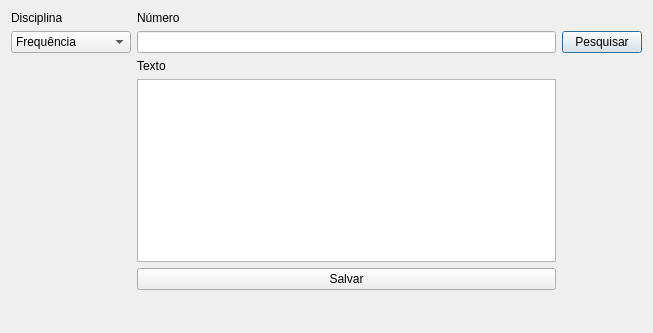
<?xml version="1.0" encoding="UTF-8"?>
<ui version="4.0">
 <class>JanelaAtualizar</class>
 <widget class="QDialog" name="JanelaAtualizar">
  <property name="geometry">
   <rect>
    <x>0</x>
    <y>0</y>
    <width>653</width>
    <height>333</height>
   </rect>
  </property>
  <property name="windowTitle">
   <string>Dialog</string>
  </property>
  <layout class="QGridLayout" name="gridLayout">
   <item row="1" column="2">
    <widget class="QPushButton" name="pushButton_2">
     <property name="text">
      <string>Pesquisar</string>
     </property>
    </widget>
   </item>
   <item row="4" column="1">
    <widget class="QPushButton" name="pushButton">
     <property name="text">
      <string>Salvar</string>
     </property>
    </widget>
   </item>
   <item row="6" column="1">
    <layout class="QVBoxLayout" name="verticalLayout"/>
   </item>
   <item row="1" column="1">
    <widget class="QLineEdit" name="numeroLinha"/>
   </item>
   <item row="3" column="1">
    <widget class="QTextEdit" name="atualText"/>
   </item>
   <item row="2" column="1">
    <widget class="QLabel" name="label_2">
     <property name="text">
      <string>Texto</string>
     </property>
    </widget>
   </item>
   <item row="1" column="0">
    <widget class="QComboBox" name="selecionarBox">
     <item>
      <property name="text">
       <string>Frequência</string>
      </property>
     </item>
     <item>
      <property name="text">
       <string>Social</string>
      </property>
     </item>
     <item>
      <property name="text">
       <string>Atividade</string>
      </property>
     </item>
     <item>
      <property name="text">
       <string>Oral</string>
      </property>
     </item>
     <item>
      <property name="text">
       <string>Português</string>
      </property>
     </item>
     <item>
      <property name="text">
       <string>Arte</string>
      </property>
     </item>
     <item>
      <property name="text">
       <string>Educação Física</string>
      </property>
     </item>
     <item>
      <property name="text">
       <string>Matemática</string>
      </property>
     </item>
     <item>
      <property name="text">
       <string>Ciências</string>
      </property>
     </item>
     <item>
      <property name="text">
       <string>História</string>
      </property>
     </item>
     <item>
      <property name="text">
       <string>Geografia</string>
      </property>
     </item>
     <item>
      <property name="text">
       <string>Inglês</string>
      </property>
     </item>
    </widget>
   </item>
   <item row="0" column="1">
    <widget class="QLabel" name="label">
     <property name="text">
      <string>Número</string>
     </property>
    </widget>
   </item>
   <item row="0" column="0">
    <widget class="QLabel" name="label_3">
     <property name="text">
      <string>Disciplina</string>
     </property>
    </widget>
   </item>
   <item row="5" column="1">
    <spacer name="verticalSpacer">
     <property name="orientation">
      <enum>Qt::Vertical</enum>
     </property>
     <property name="sizeHint" stdset="0">
      <size>
       <width>20</width>
       <height>40</height>
      </size>
     </property>
    </spacer>
   </item>
  </layout>
 </widget>
 <resources/>
 <connections/>
</ui>
